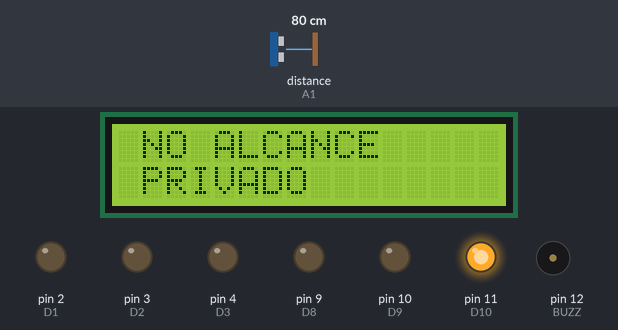
The sketch below on a simulated Arduino Uno, built with avr-gcc and run on an emulated ATmega328P. On the bench: 16×2 character LCD, output pins drawn as LEDs (lit = HIGH), buzzer (waves = sounding). Wiring (inferred from the names in the program): ultrasonic range finder: trigger A0; echo A1. Inputs (shaded band) come from the test bench; at power-on: distance to the obstacle (sensor on A1) 80 cm. The echo pulse lasts 58.3 µs per cm; pins used as bus, display or sensor lines are not drawn.

Above: at 1.2 s.
1.3 s: distance to the obstacle (sensor on A1) set to 49 cm
2.8 s: distance to the obstacle (sensor on A1) set to 43 cm
At 4.1 s:
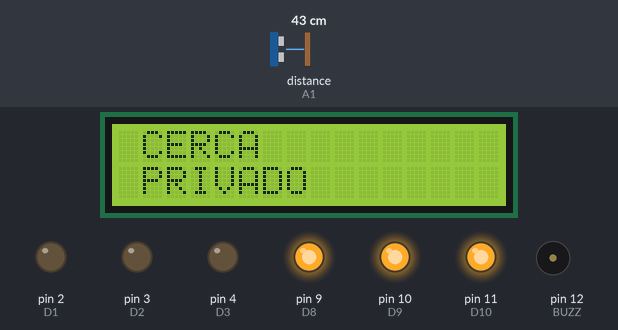
4.4 s: distance to the obstacle (sensor on A1) set to 32 cm
5.9 s: distance to the obstacle (sensor on A1) set to 27 cm
At 7.4 s:
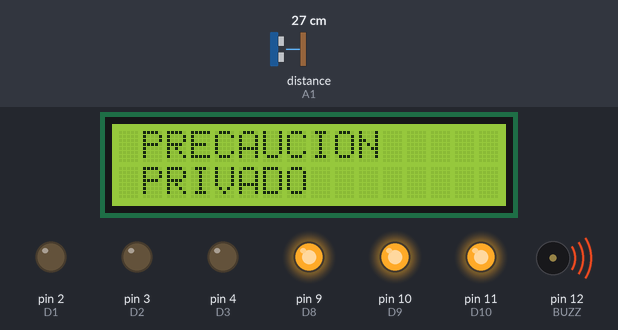
Timing chart, 0 to 8.5 s (numbered marks = the images above; inputs shaded):
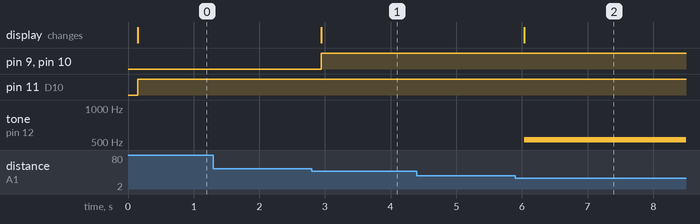

Measured:
- the behaviour switches between 46 and 45 cm on distance to the obstacle (sensor on A1) (found by bisection; images 0 and 1)
- the behaviour switches between 31 and 30 cm on distance to the obstacle (sensor on A1) (found by bisection; images 1 and 2)
- after the input at 1.3 s, every drawn part: stays the same
- after the input at 2.8 s, pin 9 (D8), pin 10 (D9): LOW → HIGH after 0.15 s; the display: changes after 0.15 s (image 1)
- after the input at 4.4 s, every drawn part: stays the same
- after the input at 5.9 s, tone on pin 12 (BUZZ): silent → 523 Hz after 0.13 s; the display: changes after 0.13 s (image 2)

The sketch:

parte_3.ino
```cpp
/*
   Fundacion Kinal
   Centro educativo tecnico laboral Kinal
   Quinto perito
   Quinto electronica
   Codigo Tecnico: EB5AM
   Curso: Taller de electronica digital y reparacion de
   computadoras I
   Nombre: Jose Sebastian Bocaletti Aguilar
   Carnet: 2022235
*/
#include <Wire.h>
#include <LiquidCrystal_I2C.h>


#define LCDd 0x27
#define Filas 2
#define Columnas 16
#define TRIG A0
#define ECHO A1
#define BUZZ 12
#define D1 2
#define D2 3
#define D3 4
#define D4 5
#define D5 6
#define D6 7
#define D7 8
#define D8 9
#define D9 10
#define D10 11
int Distancia;
int G;


LiquidCrystal_I2C LCD(LCDd, Columnas, Filas);

void Pines_Configuraciones(){
  pinMode(D1, OUTPUT);
  pinMode(D2, OUTPUT);
  pinMode(D3, OUTPUT);
  pinMode(D4, OUTPUT);
  pinMode(D5, OUTPUT);
  pinMode(D6, OUTPUT);
  pinMode(D7, OUTPUT);
  pinMode(D8, OUTPUT);
  pinMode(D9, OUTPUT);
  pinMode(D10, OUTPUT);
}

void setup()
{
  Pines_Configuraciones();

  for(G=2; G<=11;G++){
  }
  pinMode(BUZZ, OUTPUT);
  pinMode(TRIG, OUTPUT);
  pinMode(ECHO, INPUT);
  LCD.init();
  LCD.backlight();
}


void loop()
{
  medir();
  alarma();
}
int medir(){
  long E;
  digitalWrite(TRIG, HIGH);
  delayMicroseconds(10);
  digitalWrite(TRIG, LOW);
  E = pulseIn(ECHO, HIGH);
  Distancia = E/59;
  delay(50);
  return Distancia;
}
int alarma(){
   if( Distancia > 45){
    LCD.setCursor(0,0);
    LCD.print(" NO ALCANCE          ");
    LCD.setCursor(0,1);
    LCD.print(" PRIVADO");
      digitalWrite(2, LOW);
      digitalWrite(3, LOW);
      digitalWrite(4, LOW);
      digitalWrite(5, LOW);
      digitalWrite(6, LOW);
      digitalWrite(7, LOW);
      digitalWrite(8, LOW);
      digitalWrite(9, LOW);
      digitalWrite(10, LOW);
      digitalWrite(11, HIGH);
  }
  if( Distancia < 45 && Distancia > 30){
    LCD.setCursor(0,0);
    LCD.print(" CERCA             ");
    LCD.setCursor(0,1);
    LCD.print(" PRIVADO");
      digitalWrite(2, LOW);
      digitalWrite(3, LOW);
      digitalWrite(4, LOW);
      digitalWrite(5, LOW);
      digitalWrite(6, LOW);
      digitalWrite(7, LOW);
      digitalWrite(8, HIGH);
      digitalWrite(9, HIGH);
      digitalWrite(10, HIGH);
      digitalWrite(11, HIGH);
  }
  if( Distancia < 30 && Distancia > 15){
    LCD.setCursor(0,0);
    LCD.print(" PRECAUCION        ");
    LCD.setCursor(0,1);
    LCD.print(" PRIVADO");
      digitalWrite(2, LOW);
      digitalWrite(3, LOW);
      digitalWrite(4, LOW);
      digitalWrite(5, HIGH);
      digitalWrite(6, HIGH);
      digitalWrite(7, HIGH);
      digitalWrite(8, HIGH);
      digitalWrite(9, HIGH);
      digitalWrite(10, HIGH);
      digitalWrite(11, HIGH);
    tone(BUZZ, 523);
    delay(5000);
    noTone(BUZZ);
  }


  if( Distancia < 15 && Distancia > 0){
    LCD.setCursor(0,0);
    LCD.print("LIMITE           ");
    LCD.setCursor(0,1);
    LCD.print(" PRIVADO");
      digitalWrite(2, HIGH);
      digitalWrite(3, HIGH);
      digitalWrite(4, HIGH);
      digitalWrite(5, HIGH);
      digitalWrite(6, HIGH);
      digitalWrite(7, HIGH);
      digitalWrite(8, HIGH);
      digitalWrite(9, HIGH);
      digitalWrite(10, HIGH);
      digitalWrite(11, HIGH);
    tone(BUZZ, 523);
    delay(10000);
    noTone(BUZZ);
 }
    else {
    noTone(BUZZ);
 }
    return 0;
}
```
